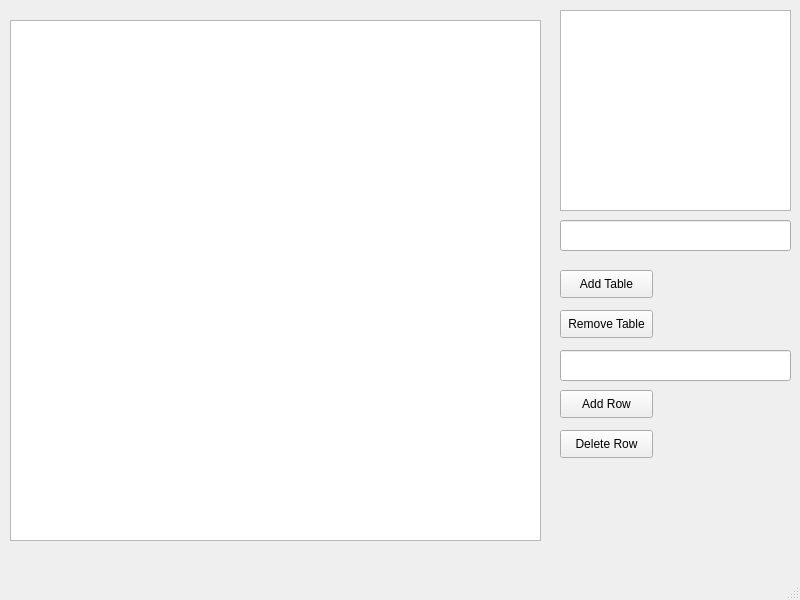
<?xml version="1.0" encoding="UTF-8"?>
<ui version="4.0">
 <class>MainWindow</class>
 <widget class="QMainWindow" name="MainWindow">
  <property name="geometry">
   <rect>
    <x>0</x>
    <y>0</y>
    <width>800</width>
    <height>600</height>
   </rect>
  </property>
  <property name="windowTitle">
   <string>MainWindow</string>
  </property>
  <widget class="QWidget" name="centralwidget">
   <widget class="QPushButton" name="btn_deleterow">
    <property name="geometry">
     <rect>
      <x>560</x>
      <y>430</y>
      <width>93</width>
      <height>28</height>
     </rect>
    </property>
    <property name="text">
     <string>Delete Row</string>
    </property>
   </widget>
   <widget class="QPushButton" name="btn_addtable">
    <property name="geometry">
     <rect>
      <x>560</x>
      <y>270</y>
      <width>93</width>
      <height>28</height>
     </rect>
    </property>
    <property name="text">
     <string>Add Table</string>
    </property>
   </widget>
   <widget class="QLineEdit" name="edittablename">
    <property name="geometry">
     <rect>
      <x>560</x>
      <y>220</y>
      <width>231</width>
      <height>31</height>
     </rect>
    </property>
   </widget>
   <widget class="QPushButton" name="btn_remove">
    <property name="geometry">
     <rect>
      <x>560</x>
      <y>310</y>
      <width>93</width>
      <height>28</height>
     </rect>
    </property>
    <property name="text">
     <string>Remove Table</string>
    </property>
   </widget>
   <widget class="QListWidget" name="lst_tables">
    <property name="geometry">
     <rect>
      <x>560</x>
      <y>10</y>
      <width>231</width>
      <height>201</height>
     </rect>
    </property>
   </widget>
   <widget class="QPushButton" name="btn_addrow">
    <property name="geometry">
     <rect>
      <x>560</x>
      <y>390</y>
      <width>93</width>
      <height>28</height>
     </rect>
    </property>
    <property name="text">
     <string>Add Row</string>
    </property>
   </widget>
   <widget class="QLineEdit" name="lineEdit">
    <property name="geometry">
     <rect>
      <x>560</x>
      <y>350</y>
      <width>231</width>
      <height>31</height>
     </rect>
    </property>
   </widget>
   <widget class="QTableWidget" name="tableWidget">
    <property name="geometry">
     <rect>
      <x>10</x>
      <y>20</y>
      <width>531</width>
      <height>521</height>
     </rect>
    </property>
   </widget>
  </widget>
  <widget class="QMenuBar" name="menubar">
   <property name="geometry">
    <rect>
     <x>0</x>
     <y>0</y>
     <width>800</width>
     <height>26</height>
    </rect>
   </property>
  </widget>
  <widget class="QStatusBar" name="statusbar"/>
 </widget>
 <resources/>
 <connections/>
</ui>
